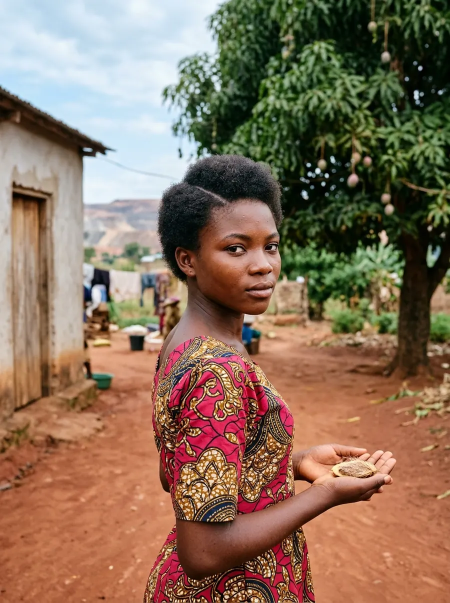
#> input picture app/dist/assets/characters/congo.webp, 900 x 1205 px (shown at 1/2 size)
$ python paint-congo-x.py ../dist/assets/characters/congo.webp ../dist/assets/characters/congo.webp
#> lines starting #> are read from the running program, lines starting #| are printed output that depends on the picture
# 콩고 그라스 그림(congo.webp)의 집 벽에 빨간 페인트 X 표시를 칠한다.
# 첫 장면 「벽에 그려진 빨간 X」와 그림 설계서(design/characters.md)의 배경에 맞추기 위한 편집이다.
# 사진풍으로 다시 만든 그림에 X가 빠져 있어, 문 왼쪽의 회벽에 붓으로 칠한 듯한 X를 얹는다.
# 사용: python tools/paint-congo-x.py <원본 congo.webp> <저장할 congo.webp>
import random
import sys

from PIL import Image, ImageChops, ImageDraw, ImageFilter

src, dst = sys.argv[1], sys.argv[2]
img = Image.open(src).convert('RGB')
#> img is the input picture: PIL image 900x1205 RGB; mean R, G, B 137.4, 112.1, 91.6
W, H = img.size
#> W = 900; H = 1205
random.seed(7)

# 붓 자국 마스크: 두 획을 여러 겹의 조금씩 어긋난 선으로 그려 가장자리를 거칠게 만든다.
mask = Image.new('L', (W, H), 0)
#> mask: PIL image 900x1205 L; every value is 0
d = ImageDraw.Draw(mask)
cx, cy, r = 135, 530, 36
strokes = [((cx - r, cy - r - 2), (cx + r, cy + r + 4)), ((cx + r + 2, cy - r), (cx - r - 3, cy + r + 2))]
for (x0, y0), (x1, y1) in strokes:
    for _ in range(14):
        j = lambda: random.uniform(-2.2, 2.2)
        d.line((x0 + j(), y0 + j(), x1 + j(), y1 + j()), fill=random.randint(150, 235), width=random.randint(7, 11))
    # 획 끝에서 흘러내린 페인트 한두 줄기
    for ex, ey in ((x1, y1),):
        for _ in range(1):
            dx = random.uniform(-6, 6)
            d.line((ex + dx, ey, ex + dx + random.uniform(-1, 1), ey + random.uniform(6, 16)), fill=110, width=2)
mask = mask.filter(ImageFilter.GaussianBlur(1.1))
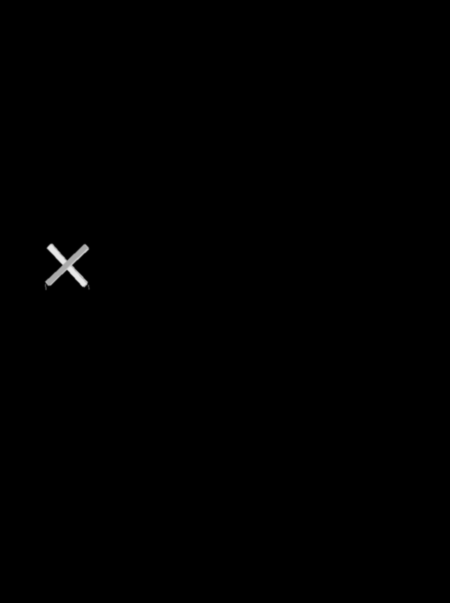
#> mask: PIL image 900x1205 L (shown at 1/2 size); min 0, max 232, mean 0.5

# 회벽 질감이 비치도록 곱하기로 칠한다(색은 바랜 붉은 페인트).
paint = Image.new('RGB', (W, H), (178, 28, 30))
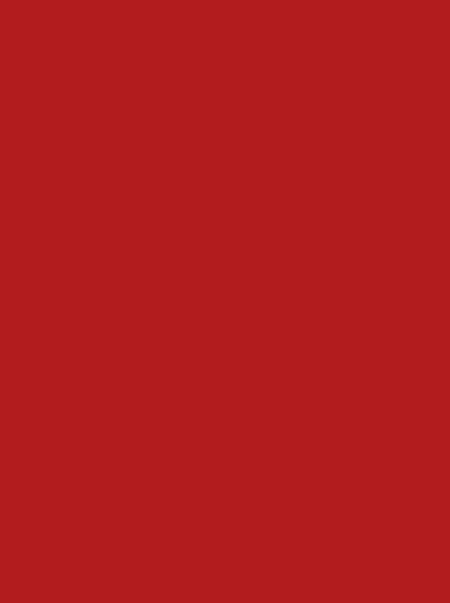
#> paint: PIL image 900x1205 RGB (shown at 1/2 size); mean R, G, B 178, 28, 30
multiplied = ImageChops.multiply(img, paint)
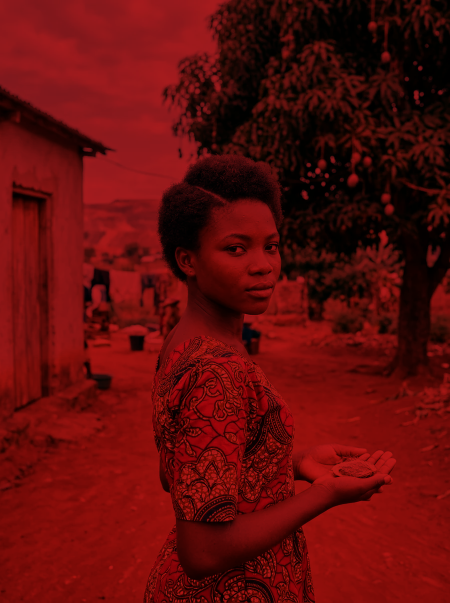
#> multiplied: PIL image 900x1205 RGB (shown at 1/2 size); mean R, G, B 95.4, 11.8, 10.3
lifted = Image.blend(multiplied, paint, 0.35)   # 너무 어둡지 않게 페인트 색을 조금 섞는다
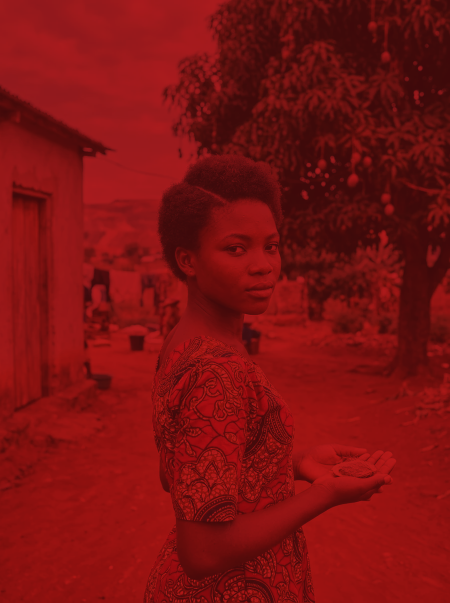
#> lifted: PIL image 900x1205 RGB (shown at 1/2 size); mean R, G, B 123.8, 17, 16.8
out = Image.composite(lifted, img, mask)
out.save(dst, 'WEBP', quality=90, method=6)
print(f'칠함: 가운데 ({cx},{cy}), 반지름 {r}px → {dst}')

$ run again, with app/dist/assets/characters/afghanistan.webp copied over app/dist/assets/characters/congo.webp
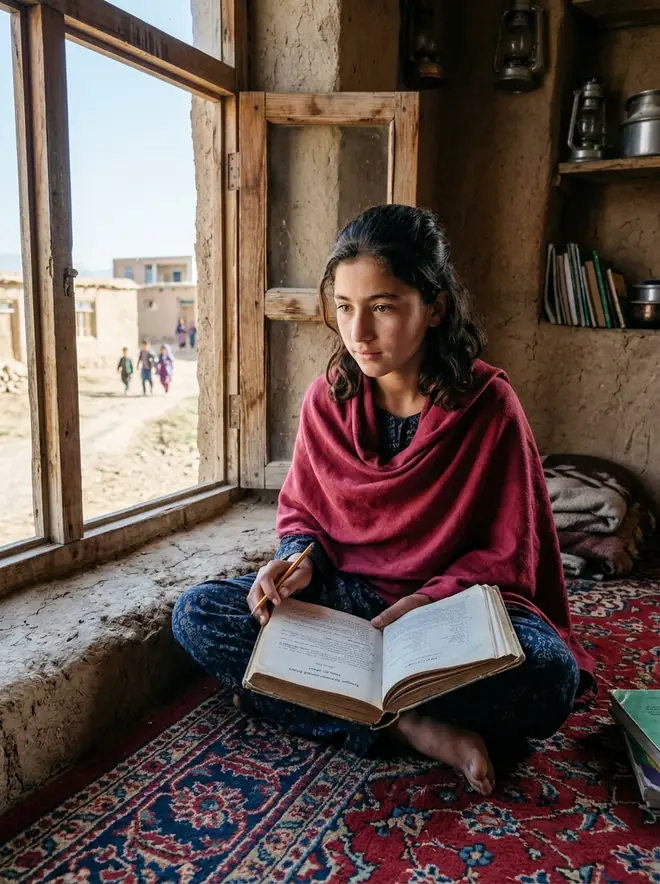
#> input picture app/dist/assets/characters/afghanistan.webp, 660 x 884 px
#> img is the input picture: PIL image 660x884 RGB; mean R, G, B 100.3, 83.2, 77.4
#> `multiplied = ImageChops.multiply(img, paint)`:
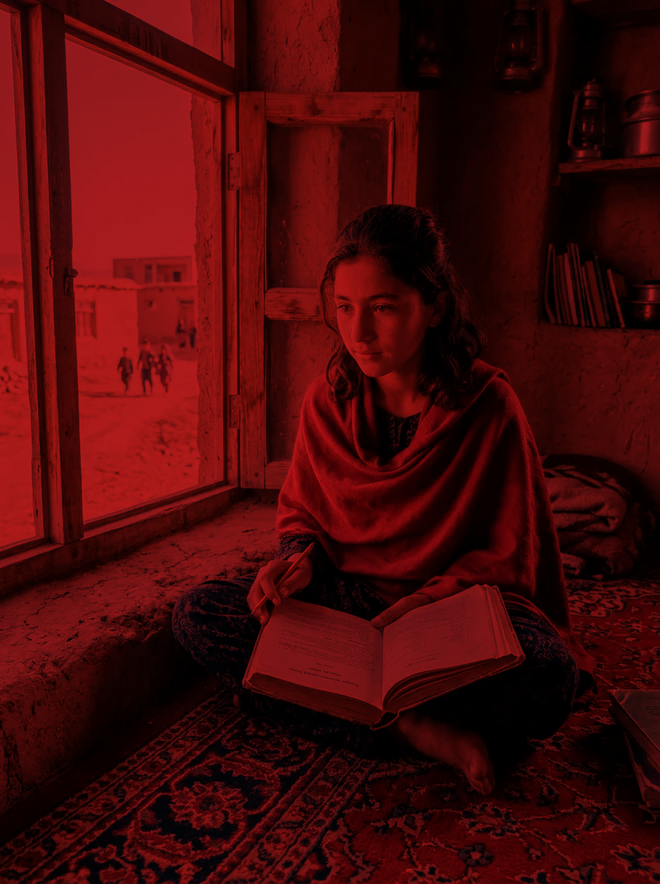
#> multiplied: PIL image 660x884 RGB; mean R, G, B 69.5, 8.6, 8.6
#> `lifted = Image.blend(multiplied, paint, 0.35)`:
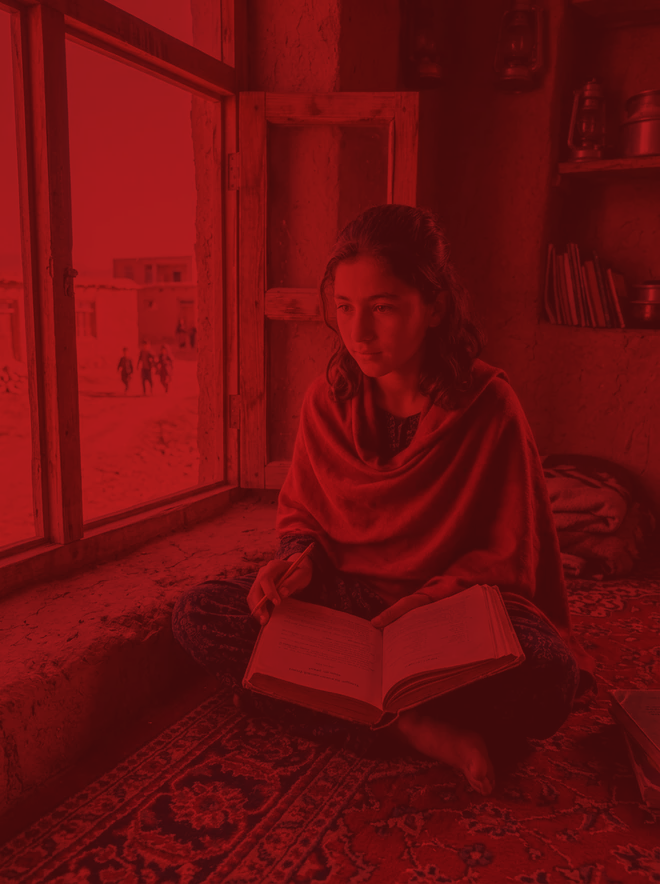
#> lifted: PIL image 660x884 RGB; mean R, G, B 107, 14.9, 15.7

$ run again, with app/dist/assets/characters/bangladesh.webp copied over app/dist/assets/characters/congo.webp
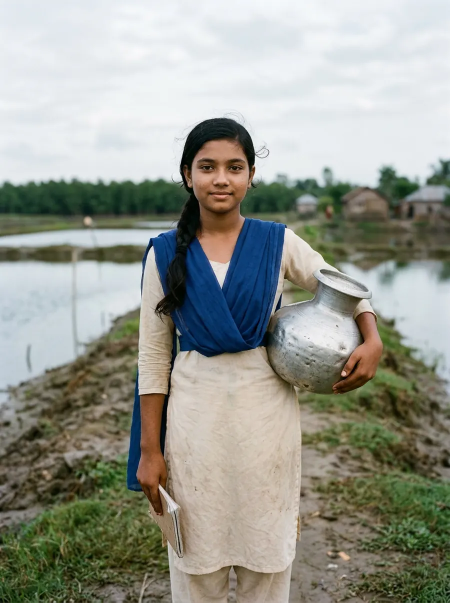
#> input picture app/dist/assets/characters/bangladesh.webp, 900 x 1205 px (shown at 1/2 size)
#> img is the input picture: PIL image 900x1205 RGB; mean R, G, B 151, 153.2, 143.6
#> `multiplied = ImageChops.multiply(img, paint)`:
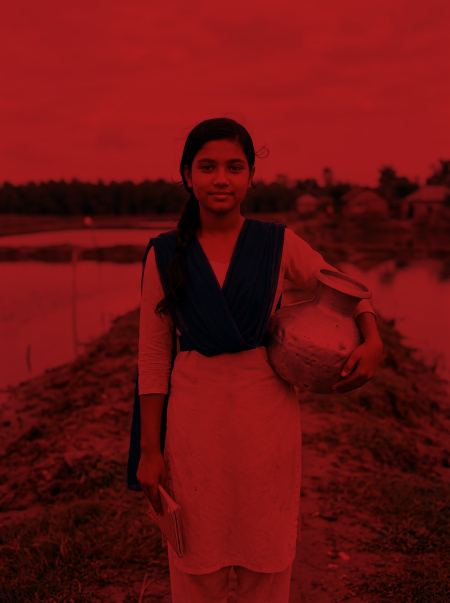
#> multiplied: PIL image 900x1205 RGB (shown at 1/2 size); mean R, G, B 104.9, 16.3, 16.4
#> `lifted = Image.blend(multiplied, paint, 0.35)`:
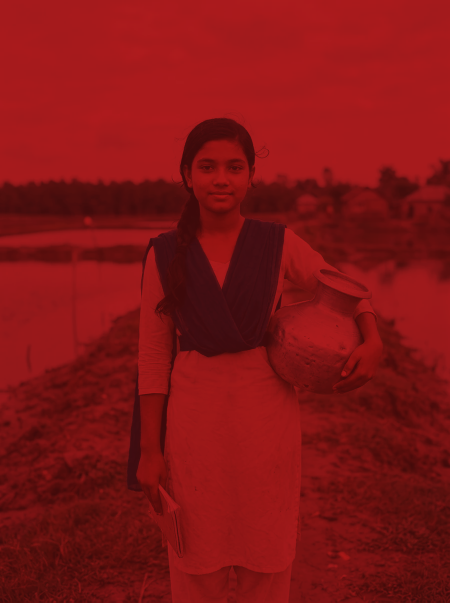
#> lifted: PIL image 900x1205 RGB (shown at 1/2 size); mean R, G, B 130, 20, 20.7

$ run again, with app/dist/assets/characters/gaza.webp copied over app/dist/assets/characters/congo.webp
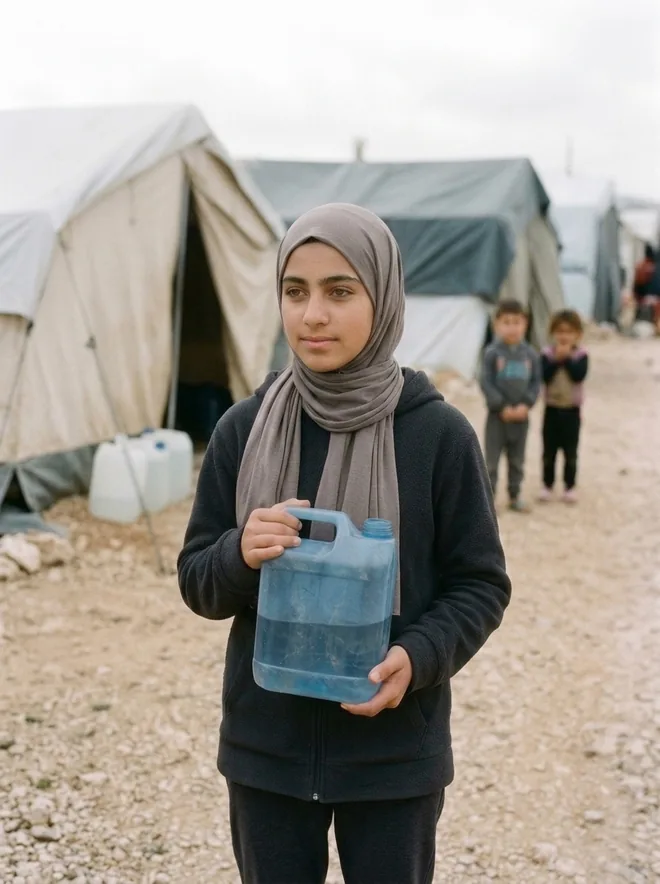
#> input picture app/dist/assets/characters/gaza.webp, 660 x 884 px
#> img is the input picture: PIL image 660x884 RGB; mean R, G, B 162.4, 156.7, 148.6
#> `mask = mask.filter(ImageFilter.GaussianBlur(1.1))`:
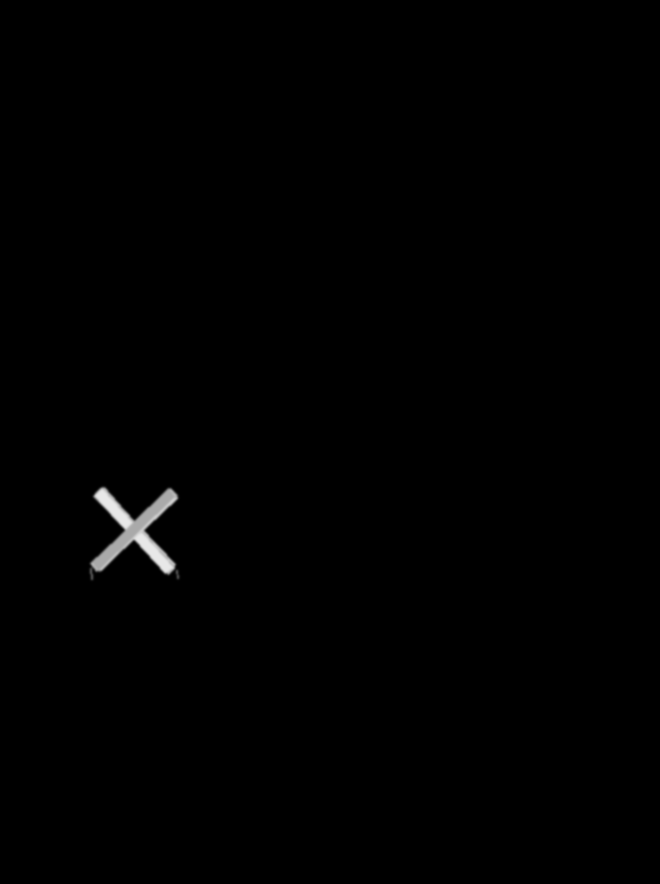
#> mask: PIL image 660x884 L; min 0, max 232, mean 0.9
#> `lifted = Image.blend(multiplied, paint, 0.35)`:
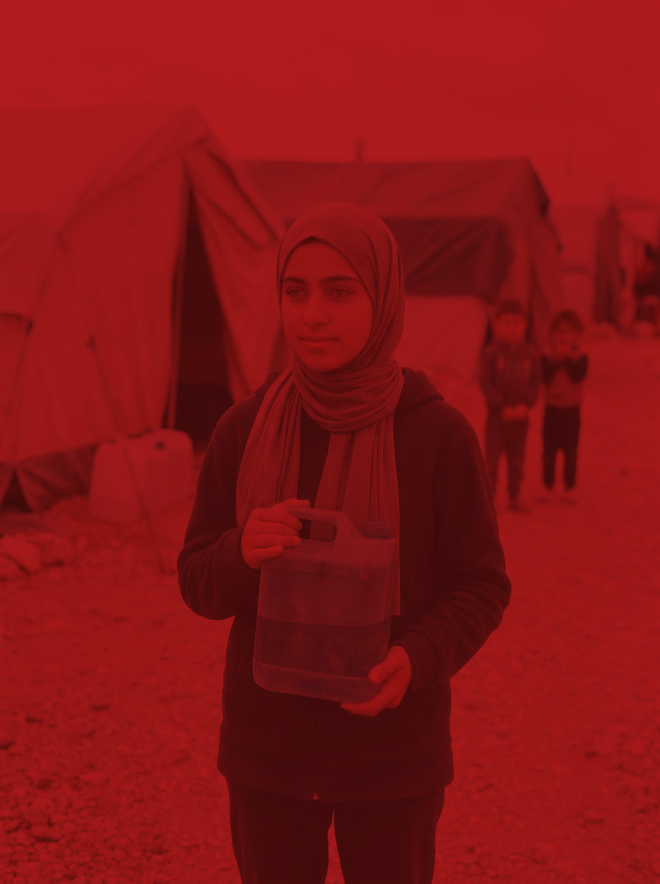
#> lifted: PIL image 660x884 RGB; mean R, G, B 135.2, 20.2, 21.1
